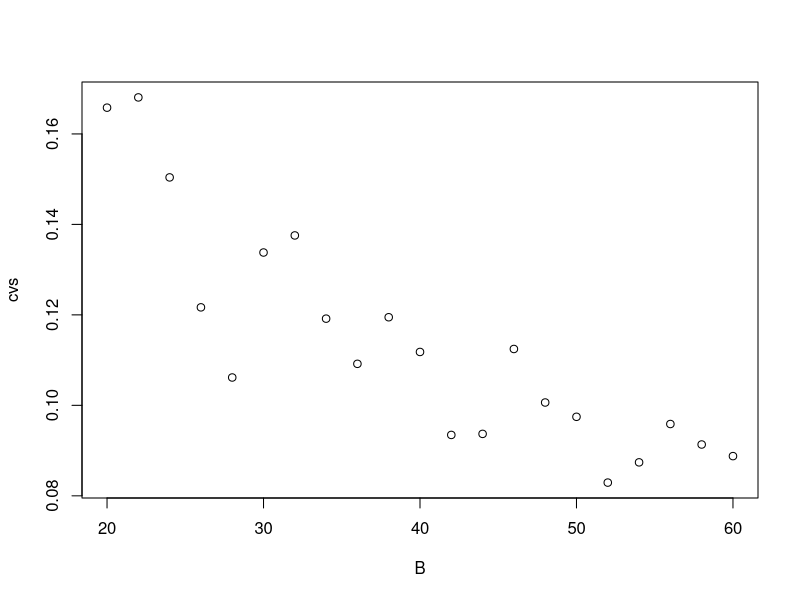

This figure's R source:
## ---- chunk 1
knitr::opts_chunk$set(echo = TRUE)
## ---- chunk 2
# Calculo de boostrap
calc_boostrap <-function(muestra_base, B) {
  
  # arreglo de estimador
  estimador=rep(0,B)
  
  # longitud de la muestra
  len <- length(muestra_base)
  
  for (i in 1:B) {
    muestra <- sample(muestra_base,len,replace=T)
    estimador[i] <-  quantile(muestra,0.80)-quantile(muestra,0.20)
  }
  
  estboot <- mean(estimador)
  eeboot <- sd(estimador)
  
  return( list(estimador=estboot , eestandar=eeboot))
}

# Repeticiones de muestras boostrap
nro_muestras_bootstrap <- function(datos,B,r){
  
  ee=rep(0,r)
  
  for (i in 1:r)
    ee[i] = calc_boostrap(datos,B)$eestandar

  cv=sd(ee)/abs(mean(ee))  # Coeficiente de variabilidad
  
  print(cv)
  
  return(cv)
}


# Se simula los datos del contenido de la botella por una distribucion standard 

datos=rnorm(350,80,1.5)
nro_rep = 50 # repeticiones
#B = c(30,35,40,45,50,55,60)
B = seq(20,60,2)
cvs = rep(0,length(B)) 

for ( i in 1:length(B))
  cvs[i] = nro_muestras_bootstrap(datos,B[i],nro_rep)

## ---- chunk 3
plot(B,cvs)
## ---- chunk 4
# Estimador bootstrap para RB
bootstrap_rb <- function(datos,B) {

  n=dim(datos)[1]
  estimac=rep(0,B)
  
  for (i in 1:B){
    indices=sample(1:n,n,T)
    estimac[i]=estimador_rb(datos,indices)
    
  }
  
  estboot=mean(estimac)
  eeboot=sd(estimac)


  return(list(estimador=estboot,eestandar=eeboot))

}


# Calculo de estimados de rb
estimador_rb = function(datos,indice) {
 
  mean_y = mean(datos[indice,1])   # Y siempre va a estar en la columna 1
  mean_x = mean(datos[indice,2])   # X siempre va a estar en la columna 2
  
  estimador = (mean_x*mean_x-1)/(mean_y*mean_y+2) 
  
  return(mean_y/mean_x)

}

## ---- chunk 5

B = 100                    # Numero de muestras bootstrap
x = c(7.85, 8.20, 7.90, 7.50, 7.90, 6.65, 7.80, 8.40, 7.70, 7.80, 7.60, 7.60, 8.20, 8.10, 8.10) 
y = c(8.00, 7.25, 7.60, 8.35, 8.00, 6.70, 7.10, 7.80, 7.70, 7.20, 6.40, 6.30, 8.40, 7.90, 7.30)

datos = cbind(y,x)

bootstrap_rb(datos,B)

